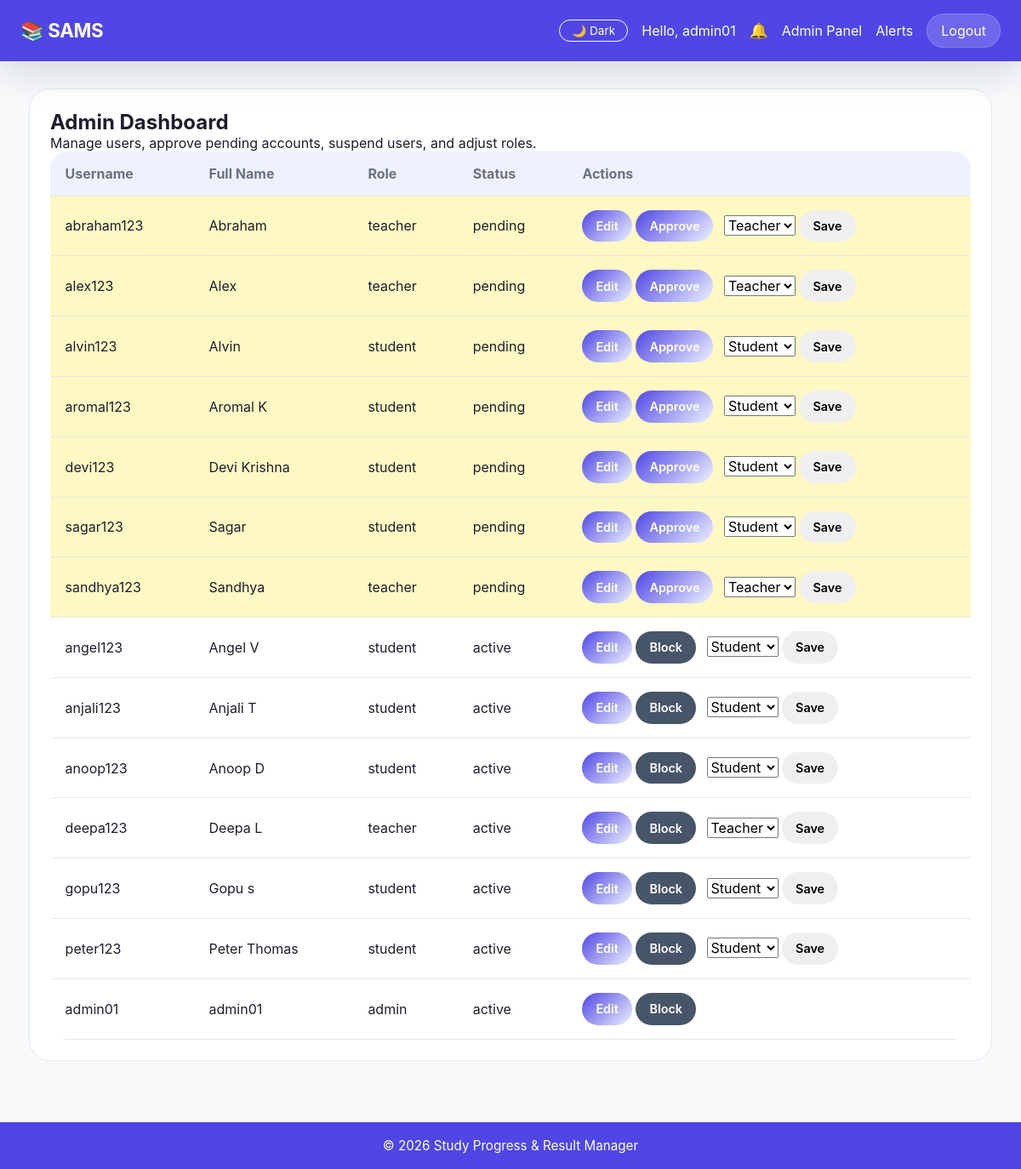
/admin (signed in), run on an earlier commit of the app's database.
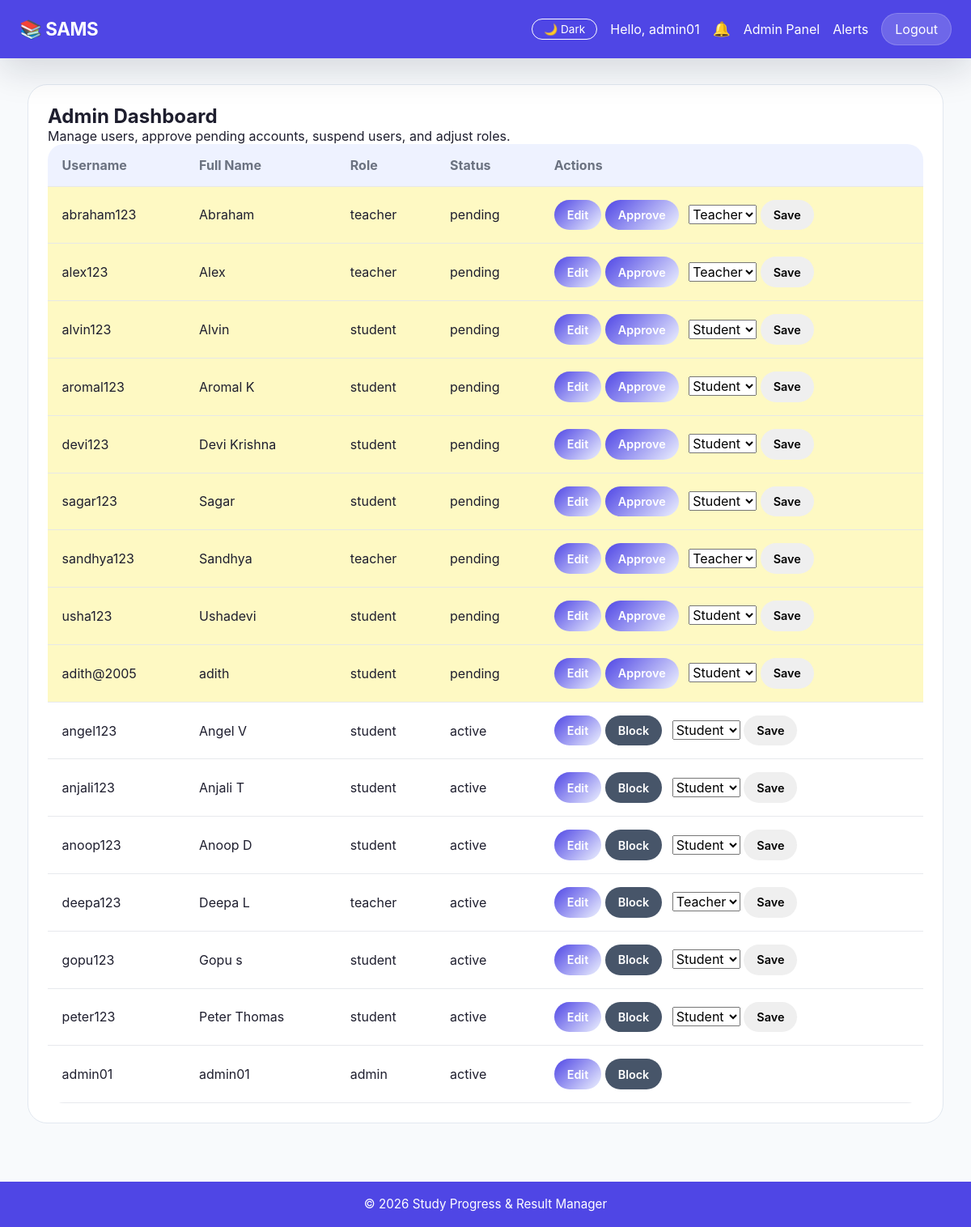
And on a later commit of the database.
### tables this page shows
CREATE TABLE "users" (
                id INTEGER PRIMARY KEY AUTOINCREMENT,
                username TEXT UNIQUE NOT NULL,
                password TEXT NOT NULL,
                role TEXT NOT NULL CHECK(role IN ('teacher', 'student', 'admin')),
                full_name TEXT NOT NULL,
                status TEXT NOT NULL CHECK(status IN ('pending', 'active', 'blocked')) DEFAULT 'pending',
                department TEXT,
                created_at TIMESTAMP DEFAULT CURRENT_TIMESTAMP
            , theme VARCHAR(10) DEFAULT 'light');

### app.py (the view)
@app.route('/admin')
@login_required
@admin_required
def admin_dashboard():
    conn = get_db_connection()
    users = conn.execute('''
        SELECT * FROM users
        ORDER BY CASE status WHEN 'pending' THEN 0 WHEN 'active' THEN 1 WHEN 'blocked' THEN 2 ELSE 3 END, full_name
    ''').fetchall()
    conn.close()
    return render_template('admin_dashboard.html', users=users)

### app.py (called while the page is built)
def login_required(f):
    @wraps(f)
    def decorated_function(*args, **kwargs):
        if 'user_id' not in session:
            flash('Please log in to access this page.', 'error')
            return redirect(url_for('login'))
        return f(*args, **kwargs)
    return decorated_function

def admin_required(f):
    @wraps(f)
    def decorated_function(*args, **kwargs):
        if session.get('role') != 'admin':
            flash('Access denied', 'error')
            return redirect(url_for('home'))
        return f(*args, **kwargs)
    return decorated_function

@app.context_processor
def inject_current_user():
    return {'current_user': CurrentUser(session)}

@app.context_processor
def inject_unread_notifications():
    count = 0
    if 'user_id' in session:
        try:
            conn = get_db_connection()
            row = conn.execute(
                'SELECT COUNT(*) AS c FROM notifications WHERE user_id = ? AND is_read = 0',
                (session['user_id'],)
            ).fetchone()
            conn.close()
            count = row['c'] if row else 0
        except Exception:
            count = 0
    return {'unread_count': count}

    @property
    def is_authenticated(self):
        return bool(self.id)

### database.py (called while the page is built)
def get_db_connection():
    conn = sqlite3.connect(DATABASE)
    conn.row_factory = sqlite3.Row  # This lets us access columns by name
    return conn

### templates/admin_dashboard.html (shortened to what this page needs)
{% extends 'base.html' %}
{% block content %}
<div class="card">
    <h2>Admin Dashboard</h2>
    <p>Manage users, approve pending accounts, suspend users, and adjust roles.</p>
    <table class="data-table">
        <thead>
            <tr>
                <th>Username</th>
                <th>Full Name</th>
                <th>Role</th>
                <th>Status</th>
                <th>Actions</th>
            </tr>
        </thead>
        <tbody>
            {% for user in users %}
                <tr class="{% if user['status'] == 'pending' %}pending-row{% elif user['status'] == 'blocked' %}blocked-row{% endif %}">
                    <td>{{ user['username'] }}</td>
                    <td>{{ user['full_name'] }}</td>
                    <td>{{ user['role'] }}</td>
                    <td>{{ user['status'] }}</td>
                    <td>
                        <a href="{{ url_for('admin_edit_user', user_id=user['id']) }}" class="btn btn-small btn-primary">Edit</a>
                        {% if user['status'] == 'pending' %}
                            <form method="POST" action="{{ url_for('admin_approve', user_id=user['id']) }}" style="display:inline-block; margin-right:0.5rem;">
                                <button type="submit" class="btn btn-small btn-primary">Approve</button>
                            </form>
                        {% elif user['status'] == 'active' %}
                            <form method="POST" action="{{ url_for('admin_block', user_id=user['id']) }}" style="display:inline-block; margin-right:0.5rem;">
                                <button type="submit" class="btn btn-small btn-secondary">Block</button>
                            </form>
                        {% elif user['status'] == 'blocked' %}
                            <form method="POST" action="{{ url_for('admin_approve', user_id=user['id']) }}" style="display:inline-block; margin-right:0.5rem;">
        <input type="hidden" name="csrf_token" value="{{ csrf_token() }}">
                                <button type="submit" class="btn btn-small btn-primary">Unblock</button>
                            </form>
                        {% endif %}
                        {% if user['role'] != 'admin' %}
                            <form method="POST" action="{{ url_for('admin_set_role', user_id=user['id']) }}" style="display:inline-block; vertical-align: top;">
                                <select name="role">
                                    <option value="student" {% if user['role'] == 'student' %}selected{% endif %}>Student</option>
                                    <option value="teacher" {% if user['role'] == 'teacher' %}selected{% endif %}>Teacher</option>
                                </select>
                                <button type="submit" class="btn btn-small">Save</button>
                            </form>
                        {% endif %}
                    </td>
                </tr>
            {% endfor %}
        </tbody>
    </table>
</div>
{% endblock %}

### templates/base.html (shortened to what this page needs)
<!DOCTYPE html>
<html lang="en">
<head>
    <link rel="stylesheet" href="{{ url_for('static', filename='style.css') }}">
</head>
<body class="{{ current_user.theme if current_user.is_authenticated else 'light' }}">
    <nav class="navbar">
        <div class="nav-brand">
            <a href="{{ url_for('home') }}">📚 SAMS</a>
        </div>
        <div class="nav-links">
            {% if current_user.is_authenticated %}
                <form action="{{ url_for('toggle_theme') }}" method="POST" style="display:inline;">
                  <button type="submit" class="theme-toggle">
                    {% if current_user.theme == 'dark' %}☀️ Light{% else %}🌙 Dark{% endif %}
                  </button>
                </form>
                <span class="welcome-text">Hello, {{ session.get('full_name') }}</span>
                <a href="{{ url_for('notifications') }}" class="nav-bell" title="Notifications">
                    🔔{% if unread_count and unread_count > 0 %}<span class="bell-badge">{{ unread_count }}</span>{% endif %}
                </a>
                {% if session.get('role') == 'teacher' %}
                    <a href="{{ url_for('teacher_dashboard') }}">Dashboard</a>
                    <a href="{{ url_for('enter_marks') }}">Enter Marks</a>
                    <a href="{{ url_for('assign_task') }}">Assign Task</a>
                {% elif session.get('role') == 'student' %}
                    <a href="{{ url_for('student_dashboard') }}">Dashboard</a>
                    <a href="{{ url_for('add_study_log') }}">Log Study</a>
                    <a href="{{ url_for('view_results') }}">My Results</a>
                    <a href="{{ url_for('student_calendar') }}">Calendar</a>
                    <a href="{{ url_for('leaderboard') }}">Leaderboard</a>
                {% elif session.get('role') == 'admin' %}
                    <a href="{{ url_for('admin_dashboard') }}">Admin Panel</a>
                    <a href="{{ url_for('admin_alerts') }}">Alerts</a>
                {% endif %}
                <a href="{{ url_for('logout') }}" class="btn-logout">Logout</a>
            {% else %}
                <a href="{{ url_for('login') }}">Login</a>
                <a href="{{ url_for('register') }}">Register</a>
            {% endif %}
        </div>
    </nav>
    <main class="container">
        {% block content %}{% endblock %}
    </main>
    <footer>
        <p>&copy; 2026 Study Progress & Result Manager</p>
    </footer>
</body>
</html>

### static/style.css (style rules this page uses)
* { margin: 0; padding: 0; box-sizing: border-box; }
:root { --bg: #f8fafc; --card-bg: #ffffff; --text: #1e1e2e; --text-muted: #6b7280; --border: #e2e8f0; --primary: #4f46e5; --primary-light: #eef2ff; --navbar-bg: #4f46e5; --navbar-text: #ffffff; --input-bg: #ffffff; --input-border: #d1d5db; --table-header-bg: #eef2ff; --table-row-hover: #f1f5f9; --shadow: rgba(0, 0, 0, 0.08); --flash-success-bg: #dcfce7; --flash-success-text: #166534; --flash-success-border: #d1fae5; --flash-danger-bg: #fee2e2; --flash-danger-text: #991b1b; --flash-danger-border: #fecaca; --flash-info-bg: #dbeafe; --flash-info-text: #1e40af; --flash-warning-bg: #fef9c3; --flash-warning-text: #854d0e; --badge-pass-bg: #dcfce7; --badge-pass-text: #166534; --badge-fail-bg: #fee2e2; --badge-fail-text: #991b1b; --progress-bg: #e2e8f0; --progress-fill: #4f46e5; --streak-color: #4f46e5; --auth-brand-bg: #4f46e5; --auth-brand-text: #ffffff; --row-gold: #fef9c3; --danger: #ef4444; --row-silver: #f1f5f9; --row-bronze: #ffedd5; --surface: var(--card-bg); --surface-alt: #f8fafc; --secondary: #475569; --surface-border: rgba(229, 231, 235, 0.9); --navbar-border: rgba(255, 255, 255, 0.18); --focus-ring: rgba(99, 102, 241, 0.12); --grade-a: #16a34a; --grade-b: #15803d; --grade-c: #d97706; --grade-d: #ea580c; }
body, .card, .navbar, input, select, textarea, table, .btn, .flash, .badge { transition: background-color 0.3s ease, color 0.3s ease, border-color 0.3s ease; }
body { font-family: 'Inter', system-ui, -apple-system, BlinkMacSystemFont, 'Segoe UI', sans-serif; background: linear-gradient(180deg, var(--bg) 0%, var(--surface-alt) 100%); color: var(--text); min-height: 100vh; display: flex; flex-direction: column; }
a { color: inherit; text-decoration: none; }
button, input, select, textarea { font: inherit; }
.navbar { background: var(--navbar-bg); color: var(--navbar-text); padding: 1rem 1.5rem; display: flex; justify-content: space-between; align-items: center; gap: 1rem; position: sticky; top: 0; z-index: 20; box-shadow: 0 14px 45px rgba(15, 23, 42, 0.15); }
.nav-brand a { font-size: 1.4rem; font-weight: 700; letter-spacing: -0.02em; color: var(--auth-brand-text); }
.nav-links { display: flex; align-items: center; gap: 1rem; flex-wrap: wrap; }
.nav-links a, .btn-logout { color: var(--navbar-text); transition: opacity 0.2s ease, transform 0.2s ease; }
.btn-logout { background: var(--navbar-border); padding: 0.55rem 1rem; border-radius: 999px; border: 1px solid var(--navbar-border); }
.container { max-width: 1180px; width: 100%; margin: 0 auto; padding: 2rem 1.5rem 3rem; flex: 1; }
.btn { display: inline-flex; align-items: center; justify-content: center; padding: 0.9rem 1.6rem; border-radius: 999px; font-weight: 600; border: none; cursor: pointer; transition: transform 0.22s ease, box-shadow 0.22s ease, background-color 0.22s ease; }
.btn-primary { background: linear-gradient(135deg, var(--primary) 0%, var(--primary-light) 100%); color: var(--navbar-text); }
.btn-secondary { background: var(--secondary); color: var(--navbar-text); }
.btn-small { padding: 0.65rem 1rem; font-size: 0.9rem; }
.theme-toggle { background: transparent; border: 1px solid var(--navbar-text); border-radius: 20px; padding: 4px 14px; color: var(--navbar-text); font-size: 0.85rem; cursor: pointer; transition: background-color 0.2s ease, color 0.2s ease; }
.card { background: var(--surface); padding: 1.5rem; border-radius: 24px; margin-bottom: 1.5rem; box-shadow: var(--shadow); border: 1px solid var(--border); }
.data-table { width: 100%; border-collapse: collapse; background: var(--surface); border-radius: 20px; overflow: hidden; box-shadow: var(--shadow); }
.data-table th, .data-table td { padding: 1rem 1.1rem; text-align: left; border-bottom: 1px solid var(--surface-border); }
.data-table th { background: var(--table-header-bg); font-weight: 700; color: var(--text-muted); }
.pending-row { background: var(--row-gold); }
footer { background: var(--navbar-bg); color: var(--navbar-text); text-align: center; padding: 1.15rem; margin-top: auto; }
footer p { font-size: 0.95rem; }
.nav-bell { position: relative; font-size: 1.1rem; text-decoration: none; }

What changed in the data, as far as the page shows it:
added users: username "usha123", full_name "Ushadevi", role "student", status "pending", role "Student"
added users: username "adith@2005", full_name "adith", role "student", status "pending", role "Student"
